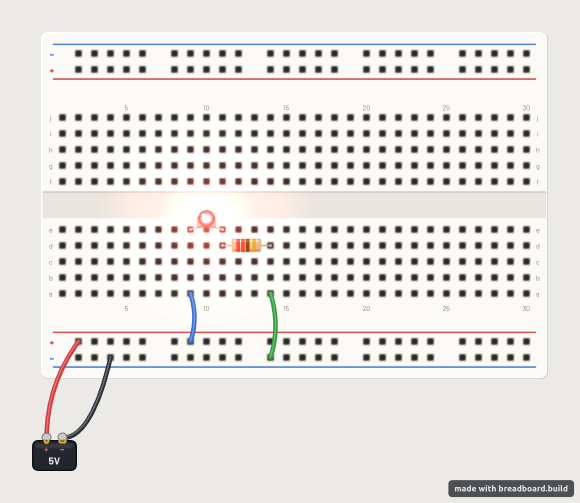
#> input picture website/microcontrollers/images/breadboard-led.png, 1160 x 1006 px (shown at 1/2 size)
$ python draw_glyph_breadboard.py ../website/microcontrollers/images/breadboard-led.png ../website/microcontrollers/images/breadboard-led.png
#> lines starting #> are read from the running program, lines starting #| are printed output that depends on the picture; after the words box and inside, x2 and y2 are one past the last pixel; in counts of white or black regions, pixels touching at a corner belong together
"""Glyph C6 on a breadboard: 3V3 to the lower + rail, GND to the lower - rail.

Breadboard drawn in the style of breadboard-led.png (breadboard.build).
Board photo cut from the PCBCupid pinout (argv[2]): header rows 0.8" apart (rows c and i),
16-pin edge (pins 13-28) in row c, pin 13 in column 1, USB end to the left.

Usage:
    uv run --with pillow python scripts/draw_glyph_breadboard.py \
        website/microcontrollers/images/glyph-c6-breadboard.svg PINOUT.png
    uv run --with pillow python scripts/draw_glyph_breadboard.py \
        website/microcontrollers/images/glyph-c6-breadboard-led.svg PINOUT.png --led

With --led, it adds the LED circuit of breadboard-led.png in columns 23-28:
+ rail -> a23, LED e23 (anode) to e25, 330 ohm resistor d25-d28, a28 -> - rail.
With --d15 as well, the + rail -> a23 jumper is replaced by a yellow jumper
from a7 (below D15) to a23, so a program switches the LED through GPIO15:
    ... glyph-c6-breadboard-d15.svg PINOUT.png --led --d15
With --pot as well, a 10k potentiometer stands in j20, j22, j24, its body over the top
rails: f20 -> bottom - rail, i24 -> top + rail, a jumper at column 29 joins the top
+ rail to the bottom one, and the wiper i22 -> j11 (above A0, GPIO0):
    ... glyph-c6-breadboard-pot.svg PINOUT.png --led --d15 --pot
With --ldr as well (instead of --pot), the breadboard is full length, and an LDR
light sensor module stands in j32-j35 (VCC, GND, DO, AO), its back to the reader:
f32 -> bottom + rail, f33 -> bottom - rail, DO (i34) -> D7 (j9), AO (h35) -> A0 (j11).
The LED is drawn off:
    ... glyph-c6-breadboard-ldr.svg PINOUT.png --led --d15 --ldr
With --long, the breadboard is full length, 60 columns, with nothing else on it:
    ... long.svg PINOUT.png --long
With --sonar (without --led), the breadboard is full length, and an HC-SR04 stands in
e44-e47 (Vcc, Trig, Echo, Gnd), facing the reader: top + rail (column 36) -> d44 (Vcc),
a47 -> bottom - rail, D19 (a9) -> c45 (Trig), D18 (a8) -> c46 (Echo). The top + rail
gets its 5 volts from the LCD's picture, drawn over this one by draw_glyph_lcd.py:
    ... sonar.svg PINOUT.png --sonar
With --button as well (instead of --pot or --sonar), the breadboard is full length,
a 12 mm push button straddles the centre gap with its pins in d34, d36, g34, g36,
and the LED is drawn off. Without --d15, the button switches the LED by itself:
+ rail -> a36 and a34 -> a23 (the LED's anode), with no wire from the board to the LED.
The pins across the gap are joined inside the button, so 34 and 36 are its two sides:
    ... glyph-c6-breadboard-button.svg PINOUT.png --led --button
With --d15, the board reads the button: D7 (j9) -> j34, over the top of the board,
and a36 -> - rail:
    ... glyph-c6-breadboard-button-d7.svg PINOUT.png --led --d15 --button

PINOUT.png is PCBCupid's Glyph C6 pinout image at its full 5168x3669 size;
the crop coordinates below are in its pixels. Download it from:

    https://files.pcbcupid.com/Documentation/Boards/glyph_c6/PCBCUPID_GlyphC6_DEVKIT_Pinout_PNG.png
"""
import sys

P = 32                                # 0.1" pitch
SANS = "'IBM Plex Sans', system-ui, sans-serif"
BG, BOARD, EDGE, HOLE = "#EAE8E3", "#FAF9F5", "#D9D6CF", "#2A2A2A"
RED, BLUE, LABEL = "#D9534F", "#4A7FD6", "#8A877F"

def cx(col):                          # column 1..30
    return 125 + (col - 1) * P

ROW = {"j": 236, "i": 268, "h": 300, "g": 332, "f": 364,
       "e": 460, "d": 492, "c": 524, "b": 556, "a": 588}
RAIL = {"top-": 106, "top+": 138, "bot+": 685, "bot-": 716}

out = []
def add(s): out.append(s)

def hole(x, y):
    add(f'<rect x="{x-8}" y="{y-8}" width="16" height="16" rx="3" fill="{EDGE}"/>'
        f'<rect x="{x-6}" y="{y-6}" width="12" height="12" rx="2" fill="{HOLE}"/>')

def text(x, y, s, size=13, fill=LABEL, anchor="middle", weight=400):
    add(f'<text x="{x}" y="{y}" font-size="{size}" fill="{fill}" text-anchor="{anchor}" '
        f'font-weight="{weight}" dominant-baseline="central">{s}</text>')

# --- breadboard ---------------------------------------------------------------
SONAR = "--sonar" in sys.argv
BUTTON = "--button" in sys.argv
LDR = "--ldr" in sys.argv
LONG = "--long" in sys.argv          # a full-length breadboard with nothing else on it
NCOL = 60 if SONAR or BUTTON or LDR or LONG else 30  # the sensors and the button need a full-length breadboard
EXT = (NCOL - 30) * P
W, H = 1160 + EXT, 800
VX = -80                              # room on the left for the USB cable
POT = "--pot" in sys.argv
VY = -100 if POT else -240 if LDR else 0   # room above for the potentiometer or the light sensor
add(f'<rect x="{VX}"' + (f' y="{VY}"' if VY else '') + f' width="{W-VX}" height="{H-VY}" fill="{BG}"/>')
RAIL_COLS = [c for g in range(NCOL // 6) for c in range(2 + 6 * g, 7 + 6 * g)]
add(f'<rect x="83" y="64" width="{1012+EXT}" height="693" rx="10" fill="{BOARD}" stroke="{EDGE}" stroke-width="2"/>')
add(f'<rect x="85" y="384" width="{1008+EXT}" height="52" fill="#E6E3DC"/>')
for y, c in [(88, BLUE), (157, RED), (664, RED), (734, BLUE)]:
    add(f'<line x1="106" y1="{y}" x2="{1072+EXT}" y2="{y}" stroke="{c}" stroke-width="3"/>')
for key, y in RAIL.items():
    for col in RAIL_COLS:
        hole(cx(col), y)
    sign, colr = ("+", RED) if key.endswith("+") else ("−", BLUE)
    text(103, y, sign, 15, colr, weight=700)
for r, y in ROW.items():
    for col in range(1, NCOL + 1):
        hole(cx(col), y)
    text(101, y, r); text(1076 + EXT, y, r)
for col in range(5, NCOL + 1, 5):
    text(cx(col), 216, col); text(cx(col), 617, col)

# --- Glyph C6, cut from the PCBCupid pinout image --------------------------------
from PIL import Image, ImageDraw
import base64, io
PIT = 87.3                                  # pin pitch in the pinout image
X0, Y0, X1, Y1 = 2744, 612, 3542, 2420      # board + USB-C in the pinout image
src = Image.open(sys.argv[2]).convert("RGBA").crop((X0, Y0, X1, Y1))
#> src: PIL image 798x1808 RGBA; every value is 0
mask = Image.new("L", src.size, 0)
#> mask: PIL image 798x1808 L; every value is 0
md = ImageDraw.Draw(mask)
md.rounded_rectangle((0, 0, X1 - X0, 2370 - Y0), radius=115, fill=255)
md.rounded_rectangle((2988 - X0, 2290 - Y0, 3310 - X0, Y1 - Y0), radius=20, fill=255)
src.putalpha(mask)
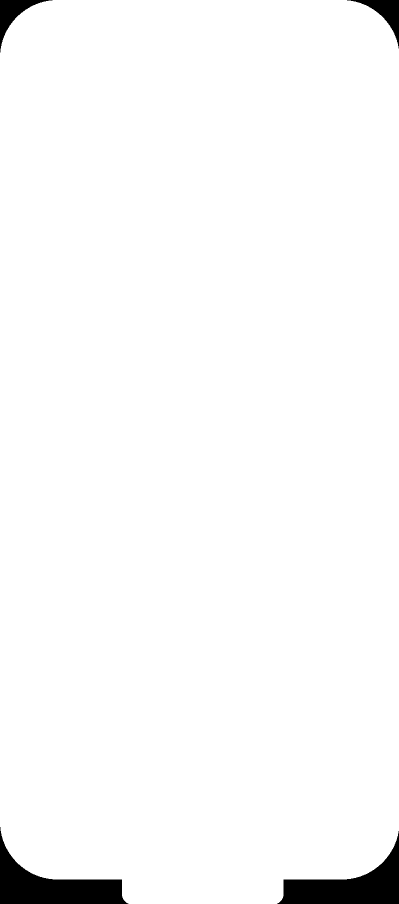
#> mask: PIL image 798x1808 L (shown at 1/2 size); 97.6% white; 4 black regions, box (x1, y1, x2, y2) and area: (0, 1654, 257, 1808) 14900, (554, 1662, 798, 1808) 14158, (0, 0, 105, 105) 2868, (694, 0, 798, 97) 2763
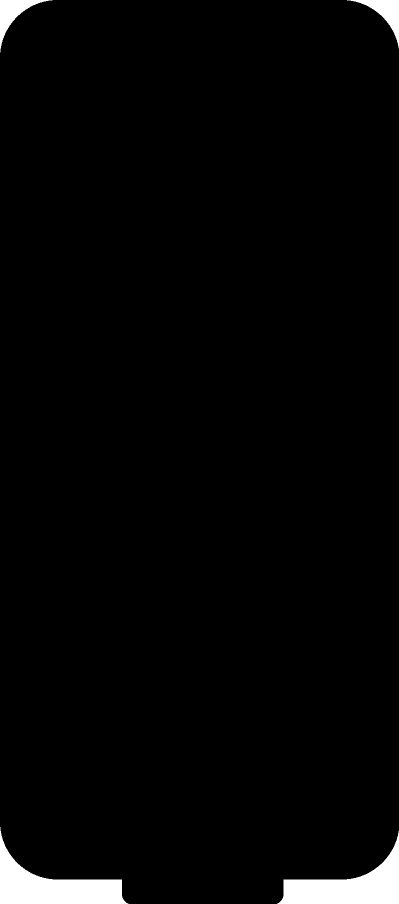
#> src: PIL image 798x1808 RGBA (shown at 1/2 size); mean R, G, B, A 0, 0, 0, 248.9; transparent parts drawn white
rot = src.rotate(-90, expand=True)          # clockwise: USB to the left, pins 13-28 at the bottom
s = P / PIT
RET = 2                                     # pixels per drawing unit, for sharp screens
rot = rot.resize((round(rot.width * s * RET), round(rot.height * s * RET)), Image.LANCZOS)
#> rot: PIL image 1325x585 RGBA
#> (the rest of the program and of its run is left out)
